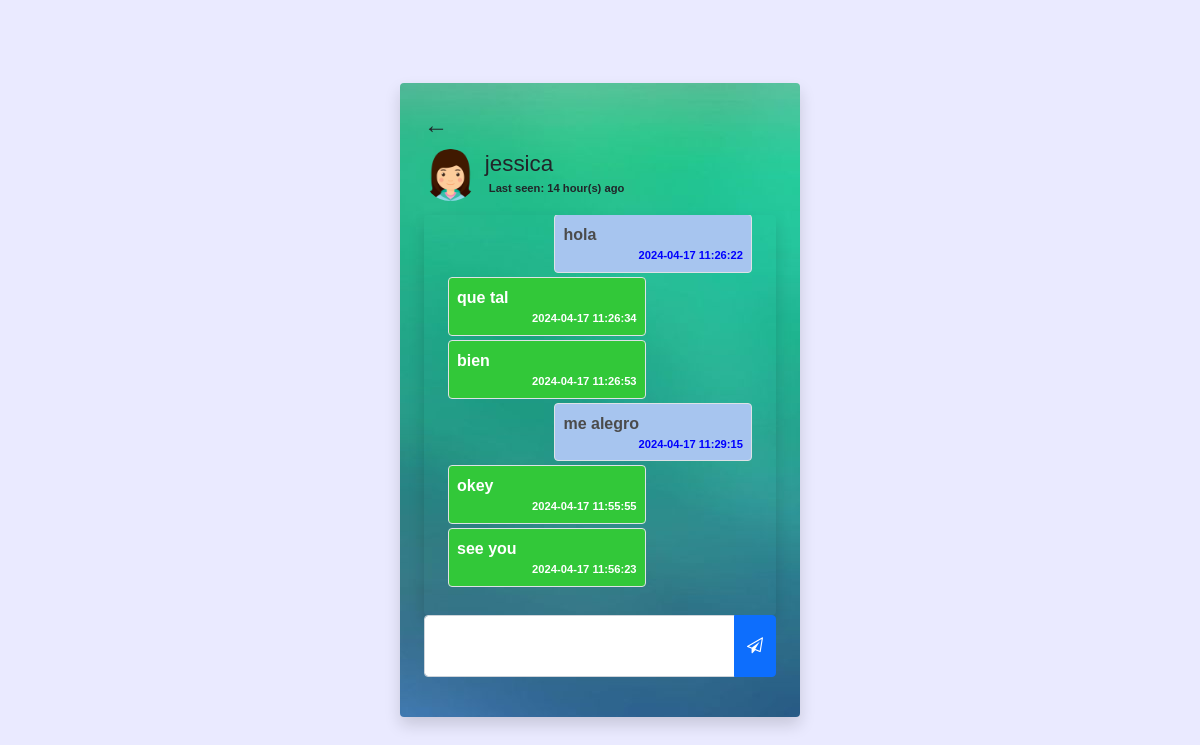
/chat.php?user=jessica (signed in), run on the app's committed database.
### tables this page shows
CREATE TABLE `users` (
  `user_id` int(11) NOT NULL,
  `name` varchar(255) NOT NULL,
  `username` varchar(255) NOT NULL,
  `password` varchar(1000) NOT NULL,
  `p_p` varchar(255) DEFAULT 'user-default.png',
  `last_seen` datetime NOT NULL DEFAULT current_timestamp()
);

CREATE TABLE `chats` (
  `chat_id` int(11) NOT NULL,
  `from_id` int(11) NOT NULL,
  `to_id` int(11) NOT NULL,
  `message` text NOT NULL,
  `opened` tinyint(1) NOT NULL DEFAULT 0,
  `created_at` datetime NOT NULL DEFAULT current_timestamp()
);

### app/helpers/user.php (called while the page is built)
<?php
function getUser($username, $conn){
   $sql = "SELECT * FROM users
        WHERE username=?";
        $stmt = $conn->prepare($sql);
        $stmt->execute([$username]);
        if ($stmt->rowCount() === 1) {
   	     $user = $stmt->fetch();
   	     return $user;
        }else {
   	     $user = [];
   	     return $user;
        }
}

### app/helpers/timeAgo.php (called while the page is built, shortened)
<?php
function last_seen($date_time){
  $timestamp = strtotime($date_time);
  $strTime = array("second", "minute", "hour", "day", "month", "year");
  $length = array("60","60","24","30","12","10");
  $currentTime = time();
  if($currentTime >= $timestamp) {
		$diff     = time()- $timestamp;
		for($i = 0; $diff >= $length[$i] && $i < count($length)-1; $i++) {
		$diff = $diff / $length[$i];
		}
		$diff = round($diff);
		if ($diff < 59 && $strTime[$i] == "second") {
			return 'Active';
		}else {
			return $diff . " " . $strTime[$i] . "(s) ago ";
		}
  }
}

### app/helpers/chat.php (called while the page is built)
<?php
function getChats($id_1, $id_2, $conn){
   $sql = "SELECT * FROM chats
        WHERE (from_id=? AND to_id=?)
        OR    (to_id=? AND from_id=?)
        ORDER BY chat_id ASC";
    $stmt = $conn->prepare($sql);
    $stmt->execute([$id_1, $id_2, $id_1, $id_2]);
    if ($stmt->rowCount() > 0) {
    	$chats = $stmt->fetchAll();
    	return $chats;
    }else {
    	$chats = [];
    	return $chats;
    }
}

### chat.php (the view, shortened to what this page needs)
<?php
  if (isset($_SESSION['username'])) {
  	include 'app/db.conn.php';
  	include 'app/helpers/user.php';
  	include 'app/helpers/chat.php';
  	include 'app/helpers/timeAgo.php';
  	$chatWith = getUser($_GET['user'], $conn);
  	$chats = getChats($_SESSION['user_id'], $chatWith['user_id'], $conn);
?>
<!DOCTYPE html>
<html lang="en">
<head>
  <link href="https://cdn.jsdelivr.net/npm/bootstrap@5.0.1/dist/css/bootstrap.min.css" rel="stylesheet"
>
  <link rel="stylesheet" href="css/style.css">
  <link rel="stylesheet" href="https://cdnjs.cloudflare.com/ajax/libs/font-awesome/4.7.0/css/font-awesome.min.css">
</head>
<body class="d-flex  justify-content-center align-items-center vh-100">
  <div style="background-image: url('img/degradado.jpg'); width: 100; height: 100;" class="w-400 shadow p-4 rounded">
    <a href="home.php" class="fs-4 link-dark">&#8592;</a>
    <div class="d-flex align-items-center">
      <img src="uploads/<?=$chatWith['p_p']?>" class="w-15 rounded-circle">
      <h3 class="display-4 fs-sm m-2">
        <?=$chatWith['name']?> <br>
        <div class="d-flex align-items-center" title="online">
          <?php
                        if (last_seen($chatWith['last_seen']) == "Active") {
               	     ?>
          <div class="online"></div>
          <small class="d-block p-1">Online</small>
          <?php }else{ ?>
          <small class="d-block p-1">
            Last seen:
            <?=last_seen($chatWith['last_seen'])?>
          </small>
          <?php } ?>
        </div>
      </h3>
    </div>
    <div class="shadow p-4 rounded d-flex flex-column mt-2 chat-box" id="chatBox">
      <?php
                    if (!empty($chats)) {
                    foreach($chats as $chat){
                    if($chat['from_id'] == $_SESSION['user_id'])
                    { ?>
      <p class="rtext align-self-end border rounded p-2 mb-1">
        <?=$chat['message']?>
        <small style="color: blue" class="d-block">
          <?=$chat['created_at']?>
        </small>
      </p>
      <?php }else{ ?>
      <p class="ltext border
					        rounded p-2 mb-1">
        <?=$chat['message']?>
        <small class="d-block">
          <?=$chat['created_at']?>
        </small>
      </p>
      <?php }
                    }
      } ?>
    </div>
    <div class="input-group mb-3">
      <textarea cols="3" id="message" class="form-control"></textarea>
      <button class="btn btn-primary" id="sendBtn">
        <i class="fa fa-paper-plane-o"></i>
      </button>
    </div>
  </div>
</body>
</html>
<?php
  }else{
  	header("Location: index.php");
   	 exit;
  }
?>

### css/style.css (style rules this page uses)
.vh-100 { min-height: 100vh; }
.w-400 { width: 400px; }
a { text-decoration: none; font-family: Verdana, Geneva, Tahoma, sans-serif; color:#044099;; }
.w-15 { width: 15%; }
.fs-sm { font-size: 1.4rem; }
small { color: 535151; font-size: 0.7rem; text-align: right; }
.chat-box { overflow-y: auto; overflow-x: hidden; max-height: 50vh; border-radius: 5px; }
.rtext { width: 65%; background: #a7c5ef; color: #4b4b4b; }
.ltext { width: 65%; background: #32c839; color: #fff; }
textarea { resize: none; }
* { font-family: Verdana, Geneva, Tahoma, sans-serif; font-weight: 600; }
body { background-color: rgb(234, 234, 255); }

### data on the page
users: p_p (picture), name "jessica", last_seen "14 hour(s) ago"
chats: message "hola", created_at "2024-04-17 11:26:22"
chats: message "que tal", created_at "2024-04-17 11:26:34"
chats: message "bien", created_at "2024-04-17 11:26:53"
chats: message "me alegro", created_at "2024-04-17 11:29:15"
chats: message "okey", created_at "2024-04-17 11:55:55"
chats: message "see you", created_at "2024-04-17 11:56:23"
